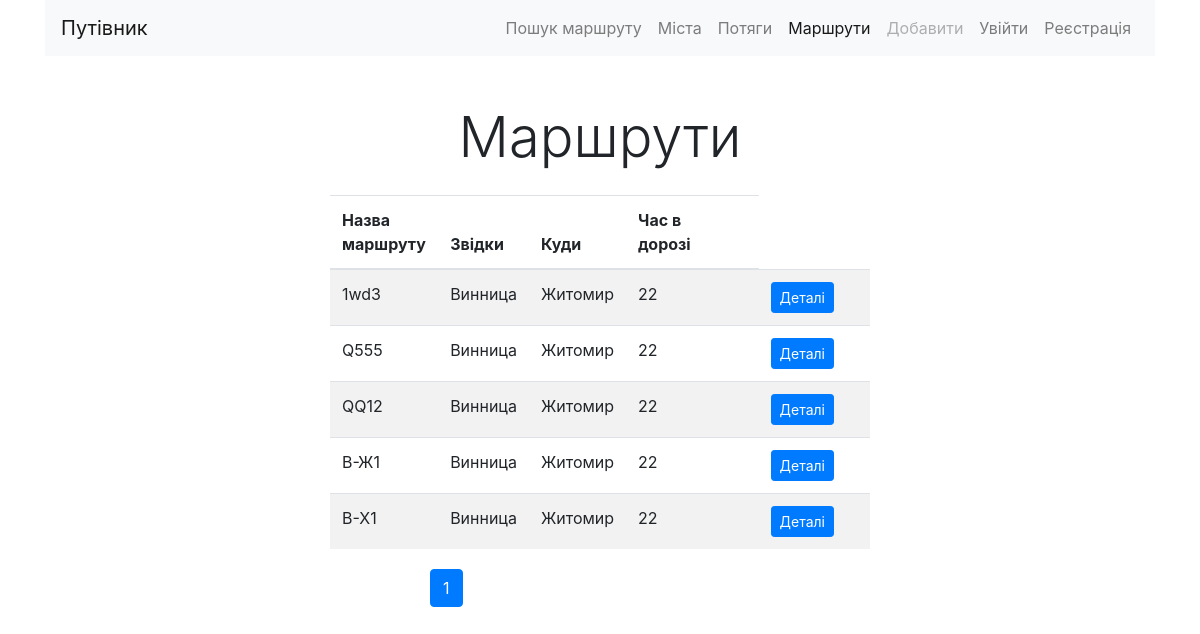
The page /list/ on the database as committed earlier.
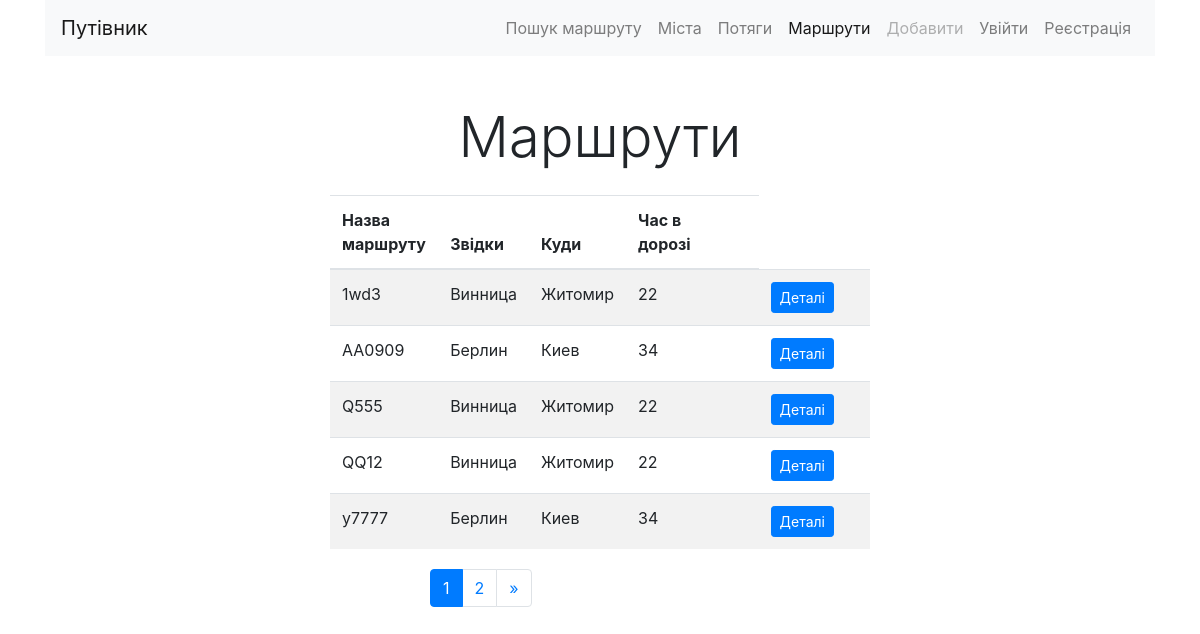
The same page on the database as committed later.
### routes/models.py (models this page shows, shortened)
class Route(models.Model):
    name = models.CharField(max_length=100,
                            verbose_name='Назва маршруту', unique=True)
    from_city = models.CharField(max_length=100,
                                 verbose_name='Звідки')
    to_city = models.CharField(max_length=100,
                               verbose_name='Куди')
    trains = models.ManyToManyField(Train, blank=True,
                                    verbose_name='Список потягів')
    travel_times = models.IntegerField(verbose_name='Час в дорозі')
    class Meta:
        verbose_name = 'Маршрут'
        verbose_name_plural = 'Маршрути'
        ordering = ['name']

### routes/views.py (the view)
# urls.py: path('list/', RouteListView.as_view(), name='list'),
class RouteListView(ListView):
    queryset = Route.objects.all()
    context_object_name = 'objects_list'
    template_name = 'routes/list.html'
    paginate_by = 5

### routes/templates/routes/list.html (shortened to what this page needs)
{% extends 'base.html' %}
{% block content %}
<h1 class="display-4 text-center my-4">Маршрути</h1>
<div class="row ">
<div class='col-md-6 mx-auto'>
<table class="table table-striped">
    <thead>
        <tr>
        <th> Назва маршруту </th>
        <th> Звідки</th>
        <th> Куди</th>
        <th> Час в дорозі</th>
        <th> &nbsp;</th>
        <th> &nbsp;</th>
        </tr>
    </thead>
    <tbody>
        {% for object in objects_list %}
        <tr>
            <td>{{object.name}}</td>
            <td>{{object.from_city}}</td>
            <td>{{object.to_city}}</td>
            <td>{{object.travel_times}}</td>
            <td></td>
            <td></td>
            <td>
                <a href='{% url "detail" pk=object.pk%}'>
                    <button type="button" class="btn btn-primary btn-sm">Деталі</button>
                </a>
            </td>
            <td>
            </td>
        </tr>
        {% endfor %}
    </tbody>
</table>
</div>
</div>
 <div id="navigation" class="container my-1">
     <div class="row">
         <div class="col-md-8 ml-auto">
             <nav aria-label="Page navigation example">
                 <ul class="pagination ">
                     {% for page in page_obj.paginator.page_range %}
                        {% if page == page_obj.number %}
                            <li class="page-item active">
                                <a class="page-link" href="#"> {{page}}
                                </a>
                            </li>
                        {% else %}
                            <li class="page-item">
                                <a class="page-link"
                                    href="?page={{page}}">
                                    {{page}}
                                </a>
                            </li>
                        {% endif %}
                     {% endfor %}
                     {% if page_obj.has_next %}
                        <li class="page-item">
                            <a class="page-link"
                                href="?page={{page_obj.paginator.num_pages }}"
                                    aria-label="Next">
                                <span aria-hidden="true">&raquo;</span>
                            </a>
                        </li>
                     {% endif %}
                 </ul>
             </nav>
         </div>
     </div>
 </div>
{% endblock content %}

Rows that differ between the two databases and show on the page:
no longer on this page (row unchanged): Route: name "В-Ж1", from_city "Винница", to_city "Житомир", travel_times "22"
no longer on this page (row unchanged): Route: name "В-Х1", from_city "Винница", to_city "Житомир", travel_times "22"
added Route: name "AA0909", from_city "Берлин", to_city "Киев", travel_times "34"
added Route: name "y7777", from_city "Берлин", to_city "Киев", travel_times "34"
Other text that changed with them:
new list line: "2"
